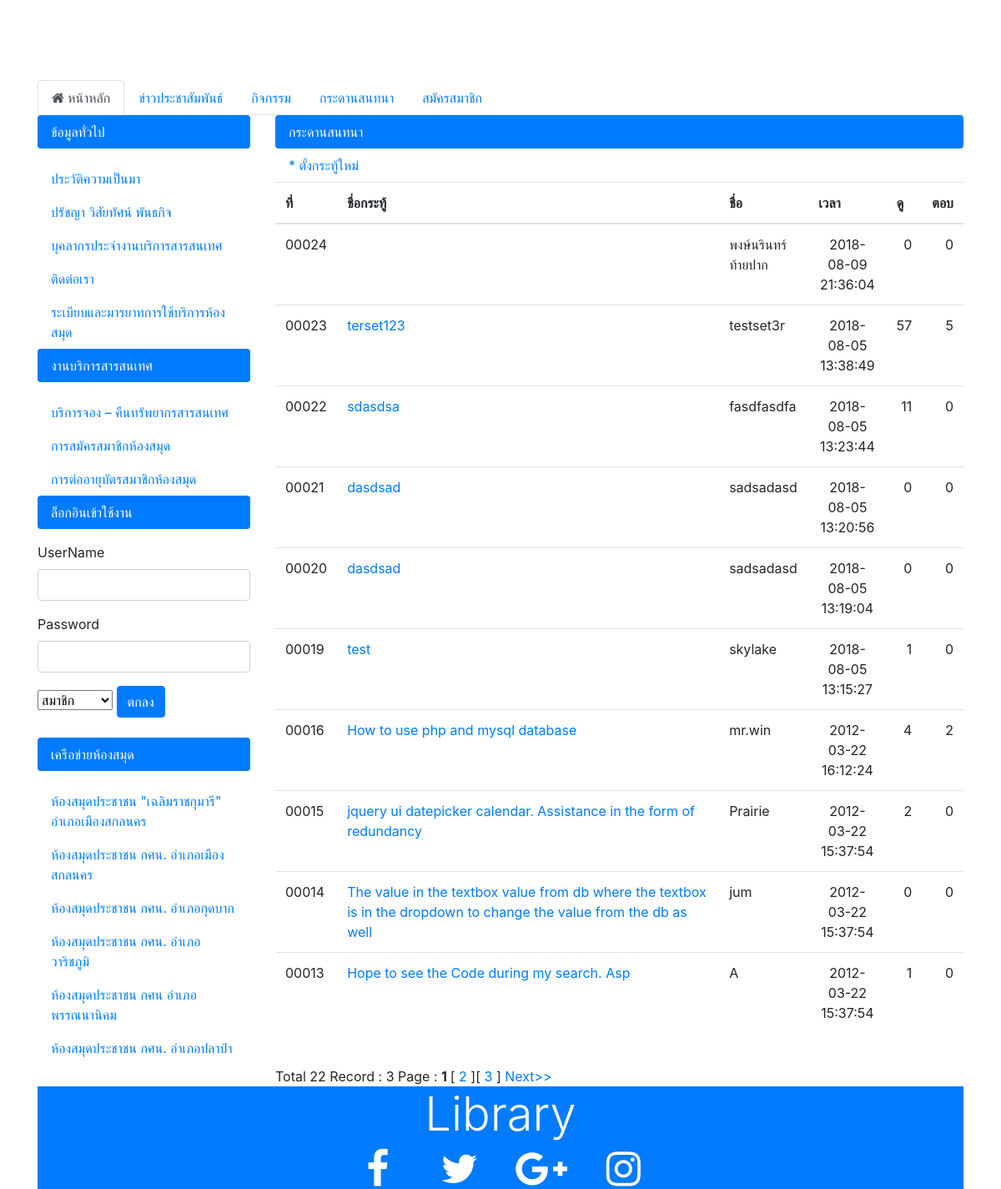
The app's page /Board.php, older data.
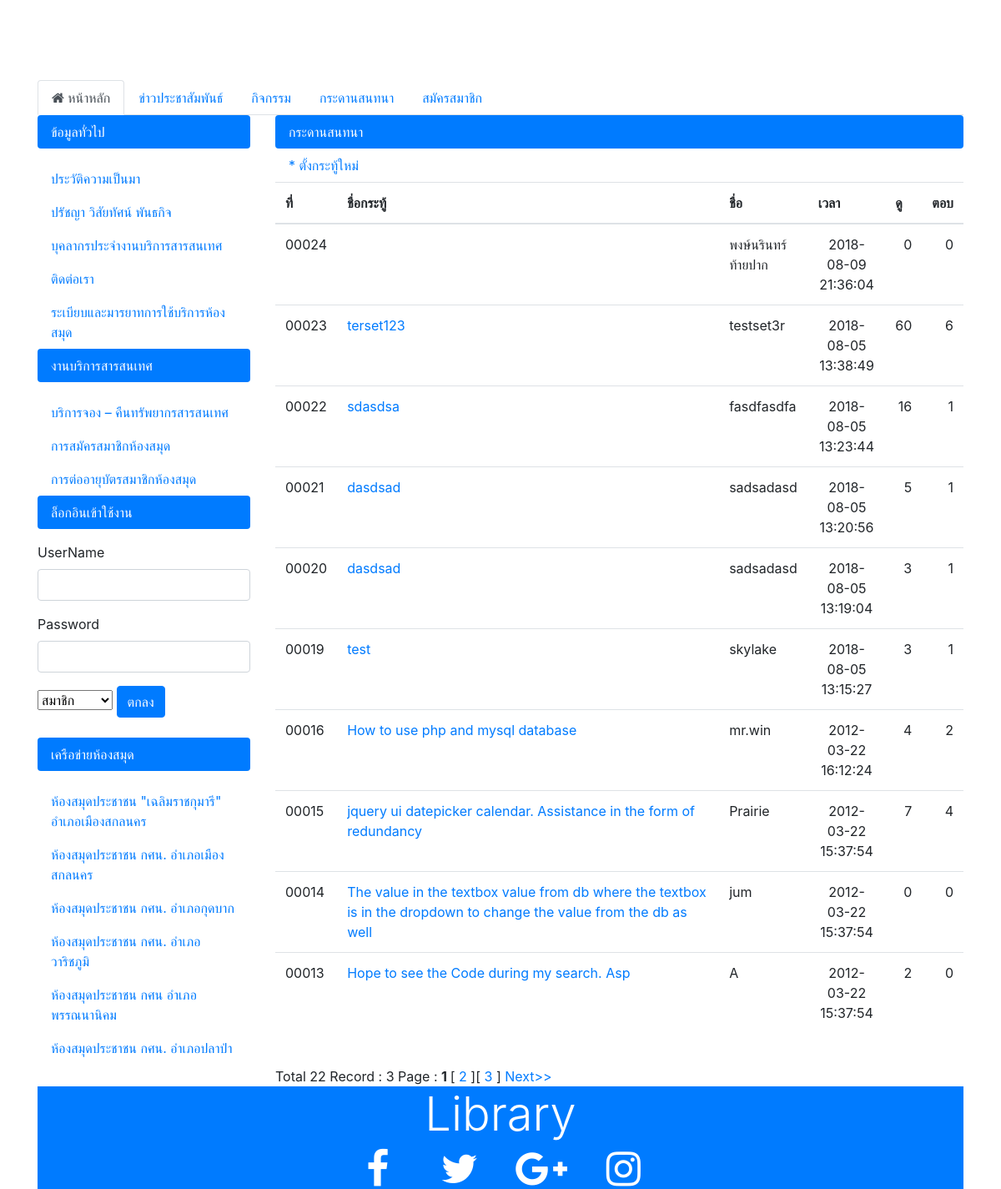
The same page, newer data.
### tables this page shows
CREATE TABLE `webboard` (
  `QuestionID` int(5) UNSIGNED ZEROFILL NOT NULL,
  `CreateDate` datetime NOT NULL,
  `Question` varchar(255) NOT NULL,
  `Details` text NOT NULL,
  `Name` varchar(50) NOT NULL,
  `View` int(5) NOT NULL,
  `Reply` int(5) NOT NULL
);

### Board.php (the view, shortened to what this page needs)
<!DOCTYPE html>
<html>
<head>
  <?php
    include("includes/head.inc.php");
   ?>
  </head>
<body>
  <div class="container">
    <?php
    include("includes/slideshow.inc.php");
   ?>
  </div>
    <div class="container">
      <div class="row">
        <div class="col-md-12">
              <?php
              include("includes/menu.inc.php");
              ?>
        </div>
      </div>
      <div class="row">
        <div class="col-md-3">
            <?php
              include("includes/sidemenu.inc.php");
            ?>
        </div>
          <div class="col-md-9">
            <ul class="nav nav-pills flex-column">
              <li class="nav-item">
                <a href="#" class="active nav-link">กระดานสนทนา</a>
              </li>
              <li class="nav-item">
                <a class="nav-link" href="NewQuestion.php">* ตั้งกระทู้ใหม่</a>
              </li>
            </ul>
            <?php
                include 'includes/config.php';
                $strSQL = "SELECT * FROM webboard";
                $objQuery = mysqli_query($conn, $strSQL) or die ("Error Query [".$strSQL."]");
                $Num_Rows = mysqli_num_rows($objQuery);
                $Per_Page = 10;
                if(!isset($Page))
                {
                  $Page=1;
                }
                $Next_Page = $Page+1;
                $Page_Start = (($Per_Page*$Page)-$Per_Page);
                if($Num_Rows<=$Per_Page)
                {
                  $Num_Pages =1;
                }
                else if(($Num_Rows % $Per_Page)==0)
                {
                  $Num_Pages =($Num_Rows/$Per_Page) ;
                }
                else
                {
                  $Num_Pages =($Num_Rows/$Per_Page)+1;
                  $Num_Pages = (int)$Num_Pages;
                }
                $strSQL .=" order  by QuestionID DESC LIMIT $Page_Start , $Per_Page";
                $objQuery  = mysqli_query($conn,$strSQL);
             ?>
              <table class="table">
                <thead>
                  <tr>
                    <th scope="col">ที่</th>
                    <th scope="col" width="458">ชื่อกระทู้</th>
                    <th scope="col">ชื่อ</th>
                    <th scope="col">เวลา</th>
                    <th scope="col">ดู</th>
                    <th scope="col">ตอบ</th>
                  </tr>
                </thead>
                <tbody>
                    <?php
                    while($objResult = mysqli_fetch_assoc($objQuery))
                     {
                    ?>
                  <tr>
                  <td><?php echo $objResult["QuestionID"];?></td>
                  <td><a href="ViewWebboard.php?QuestionID=<?php echo $objResult['QuestionID']; ?>"><?php echo $objResult["Question"]; ?></a></td>
                  <td><?php echo $objResult["Name"];?></td>
                  <td><div align="center"><?php echo $objResult["CreateDate"];?></div></td>
                  <td align="right"><?php echo $objResult["View"];?></td>
                  <td align="right"><?php echo $objResult["Reply"];?></td>
                </tr>
                <?php
                }
                ?>
                </tbody>
              </table>
              <br>
                  Total <?php echo $Num_Rows;?> Record : <?php echo $Num_Pages;?> Page :
                  <?php
                  for($i=1; $i<=$Num_Pages; $i++){
                    if($i != $Page)
                    {
                      echo "[ <a href='".$_SERVER['SCRIPT_NAME']."?Page=".$i."'>$i</a> ]";
                    }
                    else
                    {
                      echo "<b> ".$i." </b>";
                    }
                  }
                  if($Page!=$Num_Pages)
                  {
                    echo " <a href ='".$_SERVER['SCRIPT_NAME']."?Page=".$Next_Page."'>Next>></a> ";
                  }
                  ?>
          </div>
        </div>
      </div>
    <?php
              include("includes/footer.inc.php");
            ?>
</body>
</html>

Row changes from the older to the newer data that the page shows:
changed webboard "terset123": View "57" → "60"; Reply "5" → "6"
changed webboard "sdasdsa": View "11" → "16"; Reply "0" → "1"
changed webboard "00021": View "0" → "5"; Reply "0" → "1"
changed webboard "00020": View "0" → "3"; Reply "0" → "1"
changed webboard "test": View "1" → "3"; Reply "0" → "1"
changed webboard "jquery ui datepicker calendar. Assistance in the form of redundancy": View "2" → "7"; Reply "0" → "4"
changed webboard "Hope to see the Code during my search. Asp": View "1" → "2"
